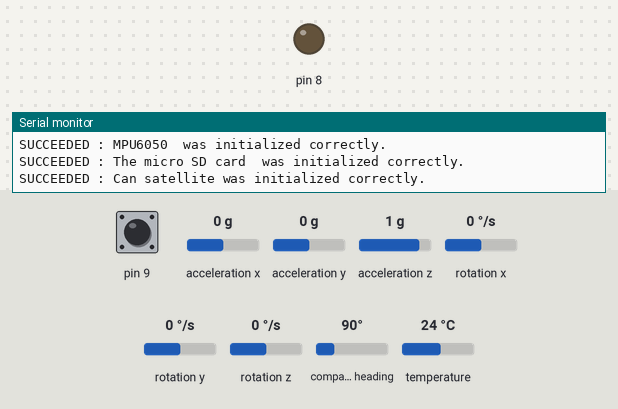
This sketch was run on a simulated Arduino Uno, built with avr-gcc and run on an emulated ATmega328P. On the bench: output pins drawn as LEDs (lit = HIGH), the last lines printed to the serial monitor. Wiring (inferred from the names in the program): QMC5883L compass at I2C address 0x0D; MPU-6050 motion sensor at I2C address 0x68. Dashed ring = blinking. The test bench sets the inputs (shaded band); at power-on: pin 9 HIGH, acceleration x 0 g, acceleration y 0 g, acceleration z 1 g, rotation x 0 °/s, rotation y 0 °/s, rotation z 0 °/s, compass heading 90°, temperature 24 °C. Storage starts empty.

Above: at 1.8 s.
1.9 s: pin 9 pulled LOW for 3.2 s
At 2.7 s:
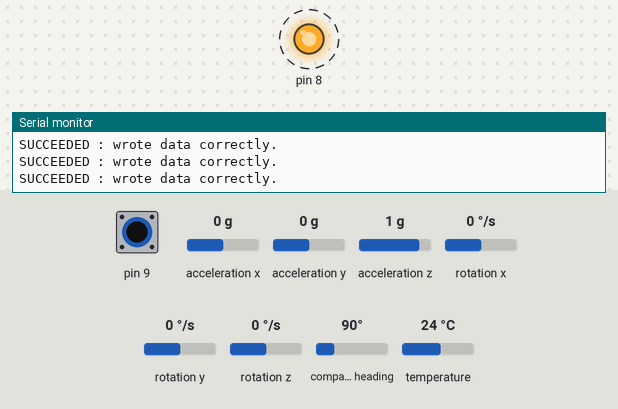
6.6 s: pin 9 pulled LOW for 0.15 s
At 7.7 s:
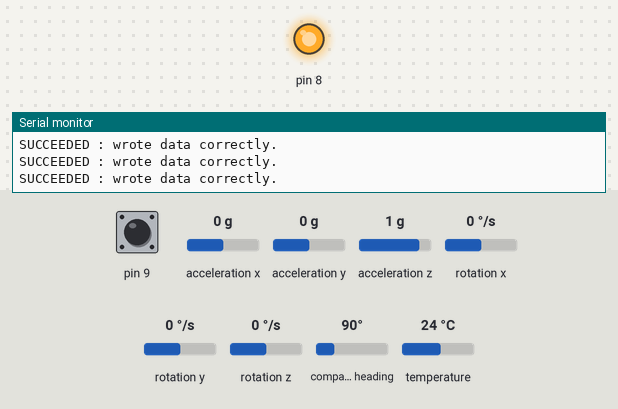
9.7 s: pin 9 pulled LOW for 1 s
At 10.3 s:
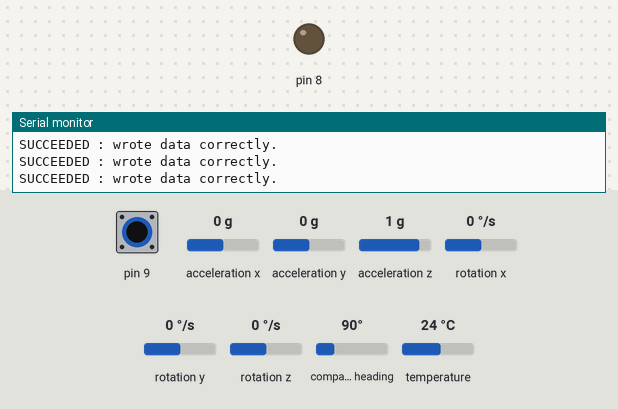
12.2 s: pin 9 driven LOW
At 13.0 s:
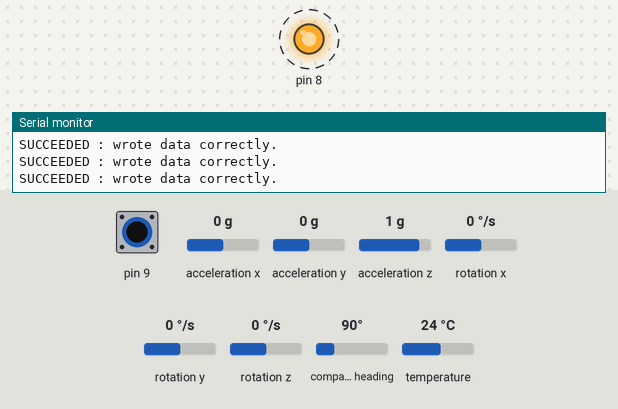
Timing chart, 0 to 16.2 s (numbered marks = the images above; inputs shaded):
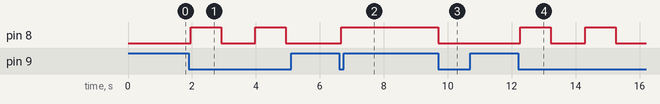

The sketch:

Motion_Logger.ino
```cpp
// (licence header left out)
// Debug symbol
#define DEBUG

#include "ToolBox.h"
#include "MagneticSensor.h"
#include "MotionSensor.h"

#define LICENSE F(" DO WHAT THE FUCK YOU WANT TO PUBLIC LICENSE \n                     Version 2, December 2004 \n Copyright (C) 2020 Kawakami Shuta <rivertop.osamuta@gmail.com> \n Everyone is permitted to copy and distribute verbatim or modified \n copies of this license document, and changing it is allowed as long \n as the name is changed. \n            DO WHAT THE FUCK YOU WANT TO PUBLIC LICENSE \n TERMS AND CONDITIONS FOR COPYING, DISTRIBUTION AND MODIFICATION \n 0. You just DO WHAT THE FUCK YOU WANT TO.\n\n")
#define DATA_FORMAT F("Time[milliSec],Temperature sensored by magnetic sensor[C],True azimuth XY[°],True azimuth XZ[°],True azimuth YZ[°],Temperature sensored by motion sensor[C],Gyro sensor X[°],Gyro sensor Y[°],Gyro sensor Z[°],Acceleration X[Meter Per Second Sqaure],Acceleration Y[Meter Per Second Sqaure],Acceleration Z[Meter Per Second Sqaure],\n")


class Interface
{
  private:
    Stopwatch _stopwatch;
    DigitalPin _button;
    DigitalPin _led;
    boolean _ledState;

  public:
    Interface() {
      _ledState = false;
    }

    void initialize()
    {
      _button.initialize(9, INPUT_PULLUP);
      _led.initialize(8, OUTPUT);
      _stopwatch.startMillis();
    }

    boolean isButtonPressed()
    {
      if (!_button.read())
      {
        if (_stopwatch.lapMillis() > 1000)
        {
          _stopwatch.stopMillis();
          _stopwatch.startMillis();
          return true;
        } else
          return false;
      } else
        return false;
    }

    void LED(boolean ledState) {
      _ledState = ledState;
      _led.write(ledState);
    }

    void blinkLED()
    {
      if (_stopwatch.lapMillis() > 583)
      {
        _ledState = !_ledState;
        _led.write(_ledState);
        _stopwatch.stopMillis();
        _stopwatch.startMillis();
      }
    }
};

class CanSatellite
{
  private:
    Stopwatch _timStamp;
    I2C _i2c;
    Storage _storage;
    MagneticSensor _magneticSensor;
    MotionSensor _motionSensor;
    String _fileName;
    const String TOKEN;

  public:
    CanSatellite() : TOKEN(",") {}
    Error initialize()
    {
      _i2c.initialize(400000);

      if (!_magneticSensor.initialize(&_i2c, DATARATE_200HZ, SAMPLES_512, RANGE_2GA).isSucceeded())
        return Error(FATAL_ERROR, F("FATAL_ERROR : Error occured in initializing magnetic sensor!\n"));

      if (!_motionSensor.initialize(&_i2c, GYRO_FULL_SCALE_RANGE_2000_DEGEREE_PER_SEC, ACCEL_FULL_SCALE_RANGE_16G).isSucceeded())
        return Error(FATAL_ERROR, F("FATAL_ERROR : Error occured in initializing motion sensor!\n"));

      if (!_storage.initialize(&SD, 10).isSucceeded())
        return Error(FATAL_ERROR, F("FATAL_ERROR : Error occured in initializing micro SD card!\n"));

      return Error(SUCCEEDED, F("SUCCEEDED : Can satellite was initialized correctly.\n"));
    }

    Error prepare()
    {
      size_t size = String(DATA_FORMAT).length();
      for (int i = 0; SD.exists(_fileName = String(F("DATA_")) + i + String(F(".CSV"))); i++) {}

      if (_storage.writeBOM(_fileName) != 3)
        return Error(FATAL_ERROR, F("FATAL_ERROR : Error occured in writing Byte Order Mark!\n"));
      if (_storage.printString(_fileName, DATA_FORMAT) != size)
        return Error(FATAL_ERROR, F("FATAL_ERROR : Error occured in writing Data format!\n"));

      _timStamp.startMillis();
      return Error(SUCCEEDED, F("SUCCEEDED : Preparing for recording was finished correctly.\n"));
    }

    Error record()
    {
      String data;
      unsigned long timestamp;
      float temperature1, temperature2;
      Angle xy, xz, yz;
      XYZ gyro, accel;

      timestamp = _timStamp.lapMillis();
      temperature1 = _magneticSensor.getTemperature();
      _magneticSensor.getTrueAzimuth(&xy, &xz, &yz);
      temperature2 = _motionSensor.getTemperature();
      gyro = _motionSensor.getGyroXYZDegreePerSec();
      accel = _motionSensor.getAccelerationXYZMeterPerSecSquared();

      data.reserve(240);

      data += timestamp; data += TOKEN;
      data += temperature1; data += TOKEN;
      data += xy.getAngleDegree(); data += TOKEN;
      data += xz.getAngleDegree(); data += TOKEN;
      data += yz.getAngleDegree(); data +=  TOKEN;
      data += temperature2; data += TOKEN;
      data += gyro.x; data +=  TOKEN;
      data += gyro.y; data +=  TOKEN;
      data += gyro.z; data +=  TOKEN;
      data += accel.x; data +=  TOKEN;
      data += accel.y; data +=  TOKEN;
      data += accel.z; data +=  "\n";

      if (_storage.printString(_fileName, data) == data.length())
        return Error(SUCCEEDED, F("SUCCEEDED : wrote data correctly.\n"));
      else
        return Error(FATAL_ERROR, F("FATAL_ERROR : Error occured in writing data!\n"));
    }
};

Interface interface;
CanSatellite canSat;
boolean errored = false;
boolean logging = false;

void setup()
{
#ifdef DEBUG
  Serial.begin(9600);
  Serial.print(LICENSE);
#endif
  interface.initialize();
  if (!canSat.initialize().isSucceeded())
    errored = true;
}

void loop()
{
  if (!errored)
  {
    if (interface.isButtonPressed())
    {
      if (!logging)
      {
        if (!canSat.prepare().isSucceeded())
          errored = true;
      }

      logging = !logging;
    }
    if (logging)
    {
      if (!canSat.record().isSucceeded())
        errored = true;
    }
    interface.LED(logging);
  }
  else
  {
    interface.blinkLED();
  }
}
```

I2C.cpp
```cpp
// (licence header left out)
#include "I2C.h"

I2C::I2C()
{
  _clock = 0;
  _initialized = false;
}

I2C::I2C(uint32_t clockHz)
{
  initialize(clockHz);
}

void I2C::initialize(uint32_t clockHz)
{
  _clock = clockHz;
  Wire.begin();
  Wire.setClock(_clock); _initialized = true;
}

size_t I2C::writeArray(uint8_t slaveAdress,  uint8_t registerAdress, uint8_t *data, size_t size)
{
  size_t result = 0;
  Wire.beginTransmission(slaveAdress);
  Wire.write(registerAdress);
  result = Wire.write(data, size);
  Wire.endTransmission();
  return result;
}

void I2C::readArray(uint8_t slaveAdress,  uint8_t registerAdress, size_t size, uint8_t *output)
{
  Wire.beginTransmission(slaveAdress);
  Wire.write(registerAdress);
  Wire.endTransmission(false);
  Wire.requestFrom(slaveAdress, size);
  while ((size_t)Wire.available() < size) ;
  for (size_t i = 0; i < size; i++)
  {
    output[i] = Wire.read();
  }
  Wire.endTransmission(true);
}

void I2C::registerDump(uint8_t slaveAdress, size_t size)
{
  uint8_t *data;
  data = new uint8_t[size];
  readArray(slaveAdress, 0, size, data);
  Serial.print("register dump\n");
  for (size_t i = 0; i < size; i++)
  {
    Serial.print(i, HEX);
    Serial.print(" ");
    Serial.print(data[i], HEX);
    Serial.print("\n");
  }
  delete data;
}
```

I2C.h
```cpp
// (licence header left out)
#ifndef _I2C_H
#define _I2C_H

#include <Arduino.h>
#include <Wire.h>

class I2C
{
  private:
    uint32_t _clock;
    boolean _initialized;

  public:
    I2C();
    // it calls initialized() inside
    I2C(uint32_t clockHz);

    //
    // must call it first
    void initialize(uint32_t clockHz);

    uint32_t getClockHz() { return _clock; }
    boolean isInitialized() { return _initialized; }
    boolean isSlaveConnected(uint8_t slaveAdress)
    {
      Wire.beginTransmission(slaveAdress);
      return !Wire.endTransmission();
    }

    //
    // writer
    size_t writeArray(uint8_t slaveAdress,  uint8_t registerAdress, uint8_t *data, size_t size);
    size_t write1Byte(uint8_t slaveAdress, uint8_t registerAdress, uint8_t data)
    {
      return writeArray(slaveAdress, registerAdress, &data, 1);
    }

    //
    // reader
    void readArray(uint8_t slaveAdress,  uint8_t registerAdress, size_t size, uint8_t *output);
    uint8_t read1Byte(uint8_t slaveAdress,  uint8_t registerAdress)
    {
      uint8_t result;
      readArray(slaveAdress, registerAdress, 1, &result);
      return result;
    }

    //
    // for debugging
    void registerDump(uint8_t slaveAdress, size_t size);
};

#endif
```

MagneticSensor.cpp
```cpp
// (licence header left out)
#include "MagneticSensor.h"

Error MagneticSensor::initialize(I2C *i2c,
                                   MagneticSensorDataRate rate,
                                   MagneticSensorSample sample,
                                   MagneticSensorRange range)
{
  if (!i2c)
  {
    return Error(FATAL_ERROR, F("FATAL_ERROR : I2C pointer is NULL!\n"));
  }
  if (!i2c->isInitialized())
  {
    return Error(FATAL_ERROR, F("FATAL_ERROR : I2C was not initialized!\n"));
  }
  _i2c = i2c;

  // begin wiring to magnetic sensor
  if (!_i2c->isSlaveConnected(QMC5883_ADDRESS))
  {
    return Error(FATAL_ERROR, F("FATAL_ERROR : QMC5883 is not available!\n"));;
  }
  if (_i2c->read1Byte(QMC5883_ADDRESS, QMC5883_ADDRESS) != 0b11111111)
  {
    return Error(FATAL_ERROR, F("FATAL_ERROR : QMC58837's register is not available!\n "));
  }
  _i2c->write1Byte(QMC5883_ADDRESS, REG_SETRESET, 1);

  // configure sensor
  configure(rate, sample, range);

  return Error(SUCCEEDED, F("SUCCEEDED : QMC5883 was initialized correctly.\n"));;
}

void MagneticSensor::configure(MagneticSensorDataRate rate,
                    MagneticSensorSample sample,
                    MagneticSensorRange range)
{
  _i2c->write1Byte(QMC5883_ADDRESS, REG_CONFIG_1, sample << 6 | range << 4 | rate << 2 | 0b01);
  if (range == RANGE_2GA)
    _sensitivity = SENSITIVITY_2G_LSB_PER_GAUSE;
   else
    _sensitivity = SENSITIVITY_8G_LSB_PER_GAUSE;
}

bool MagneticSensor::isReadyToRead()
{
  uint8_t status = _i2c->read1Byte(QMC5883_ADDRESS, REG_STATUS);
  return status & 1;
}

void MagneticSensor::getXYZRaw(int *x, int *y, int *z)
{
  uint8_t data[6];
  _i2c->readArray(QMC5883_ADDRESS, REG_OUT_X_L, 6, data);
  *x = (data[0] | data[1] << 8) + _offset_x;
  *y = (data[2] | data[3] << 8) + _offset_y;
  *z = (data[4] | data[5] << 8) + _offset_z;
}

XYZ MagneticSensor::getXYZnT()
{
  XYZ xyz;
  int x, y, z;
  getXYZRaw(&x, &y, &z);
  xyz.x = x;
  xyz.y = y;
  xyz.z = z;
  xyz.x = xyz.x / _sensitivity;
  xyz.y = xyz.y / _sensitivity;
  xyz.z = xyz.z / _sensitivity;
  return  xyz;
}

Angle MagneticSensor::getMagneticAzimuthXY()
{
  int x, y, z;
  getXYZRaw(&x, &y, &z);
  float angle = atan2(y, x);
  if (angle < 0)
    angle = angle + 2* PI;
  return Angle(angle);
}

Angle MagneticSensor::getMagneticAzimuthXZ()
{
  int x, y, z;
  getXYZRaw(&x, &y, &z);
  float angle = atan2(z, x);
  if (angle < 0)
    angle = angle + 2* PI;
  return Angle(angle);
}

Angle MagneticSensor::getMagneticAzimuthYZ()
{
  int x, y, z;
  getXYZRaw(&x, &y, &z);
  float angle = atan2(z, y);
  if (angle < 0)
    angle = angle + 2* PI;
  return Angle(angle);
}

Angle MagneticSensor::getTrueAzimuthXY()
{
  int x, y, z;
  getXYZRaw(&x, &y, &z);
  float angle = atan2(y, x) + MAGNETIC_DECLINATION;
  if (angle < 0)
    angle = angle + 2* PI;
  if (angle > 2 * PI)
    angle = angle - 2* PI;
  return Angle(angle);
}

Angle MagneticSensor::getTrueAzimuthXZ()
{
  int x, y, z;
  getXYZRaw(&x, &y, &z);
  float angle = atan2(z, x) + MAGNETIC_DECLINATION;
  if (angle < 0)
    angle = angle + 2* PI;
  if (angle > 2 * PI)
    angle = angle - 2* PI;
  return Angle(angle);
}

Angle MagneticSensor::getTrueAzimuthYZ()
{
  int x, y, z;
  getXYZRaw(&x, &y, &z);
  float angle = atan2(z, y) + MAGNETIC_DECLINATION;
  if (angle < 0)
    angle = angle + 2* PI;
  if (angle > 2 * PI)
    angle = angle - 2* PI;
  return Angle(angle);
}

void MagneticSensor::getTrueAzimuth(Angle *xy, Angle *xz, Angle *yz)
{
  int x, y, z;
  float angle;
  getXYZRaw(&x, &y, &z);
  angle = atan2(y, x) + MAGNETIC_DECLINATION;
  if (angle < 0)
    angle = angle + 2* PI;
  if (angle > 2 * PI)
    angle = angle - 2* PI;
  xy->setAngleRadian(angle);
  angle = atan2(z, x) + MAGNETIC_DECLINATION;
  if (angle < 0)
    angle = angle + 2* PI;
  if (angle > 2 * PI)
    angle = angle - 2* PI;
  xz->setAngleRadian(angle);
  angle = atan2(z, y) + MAGNETIC_DECLINATION;
  if (angle < 0)
    angle = angle + 2* PI;
  if (angle > 2 * PI)
    angle = angle - 2* PI;
  yz->setAngleRadian(angle);
}

int MagneticSensor::getTemperatureRaw()
{
  uint8_t data[2];
  _i2c->readArray(QMC5883_ADDRESS, REG_TEMPERATURE_L, 2, data);
  return data[0] | data[1] << 8;
}

float MagneticSensor::getTemperature()
{
  return getTemperatureRaw();
}
```

MagneticSensor.h
```cpp
// (licence header left out)
// The MagneticSensor class was developed for QMC5883

#ifndef MAGNETIC_SENSOR_H
#define MAGNETIC_SENSOR_H

#include "ToolBox.h"
#include "I2C.h"

typedef enum
{
  DATARATE_10HZ        = 0b00,
  DATARATE_50HZ        = 0b01,
  DATARATE_100HZ       = 0b10,
  DATARATE_200HZ       = 0b11 //best
} MagneticSensorDataRate;

typedef enum
{
  SAMPLES_64     = 0b11,
  SAMPLES_128    = 0b10,
  SAMPLES_256    = 0b01,
  SAMPLES_512    = 0b00 // best
} MagneticSensorSample;

typedef enum
{
  RANGE_2GA     = 0b00,
  RANGE_8GA     = 0b01 // best
} MagneticSensorRange;

typedef enum
{
  STANDBY        = 0b00,
  CONTINOUS     = 0b01 //best
} MagneticSensorMode;

class MagneticSensor
{
  private:
    // constants
    static const uint8_t QMC5883_ADDRESS      = 0x0D;
    static const uint8_t REG_OUT_X_H          = 0x01;
    static const uint8_t REG_OUT_X_L          = 0x00;
    static const uint8_t REG_OUT_Z_H          = 0x05;
    static const uint8_t REG_OUT_Z_L          = 0x04;
    static const uint8_t REG_OUT_Y_H          = 0x03;
    static const uint8_t REG_OUT_Y_L          = 0x02;
    static const uint8_t REG_STATUS           = 0x06;
    static const uint8_t REG_TEMPERATURE_H    = 0x08;
    static const uint8_t REG_TEMPERATURE_L    = 0x07;
    static const uint8_t REG_CONFIG_1         = 0x09;
    static const uint8_t REG_CONFIG_2         = 0x0A;
    static const uint8_t REG_SETRESET         = 0x0B;
    static const uint8_t REG_IDENT_C          = 0x20;
    static const uint8_t REG_IDENT_D          = 0x21;

    static const float SENSITIVITY_2G_LSB_PER_GAUSE = 12;
    static const float SENSITIVITY_8G_LSB_PER_GAUSE = 3;

    static const float MAGNETIC_DECLINATION = 0.013587116;
    static const float GEOMAGNETISM_nT = 46511;


    // value
    I2C *_i2c;
    unsigned int _sensitivity;
    int _offset_x; // +-120 +-30
    int _offset_y;
    int _offset_z;

  public:
    MagneticSensor() { _i2c = NULL; _sensitivity = 0; _offset_x = 0; _offset_y = 0; _offset_z = 0; }
    // it call initialize() inside
    MagneticSensor(I2C *i2c,
                    MagneticSensorDataRate rate,
                    MagneticSensorSample sample,
                    MagneticSensorRange range) { initialize(i2c, rate, sample, range); }
    //
    // must call it first
    Error initialize(I2C *i2c,
                    MagneticSensorDataRate rate,
                    MagneticSensorSample sample,
                    MagneticSensorRange range);

    //
    // configure magnetic sensor
    void configure(MagneticSensorDataRate rate,
                    MagneticSensorSample sample,
                    MagneticSensorRange range);

    // check status
    bool isReadyToRead();

    //
    // data getter
    void getXYZRaw(int *x, int *y, int *z);
    XYZ getXYZnT();

    Angle getMagneticAzimuthXY();
    Angle getMagneticAzimuthXZ();
    Angle getMagneticAzimuthYZ();
    Angle getTrueAzimuthXY();
    Angle getTrueAzimuthXZ();
    Angle getTrueAzimuthYZ();
    void getTrueAzimuth(Angle *xy, Angle *xz, Angle *yz);
    int getTemperatureRaw();
    float getTemperature(); // unperfact
};

#endif
```

MotionSensor.h
```cpp
// (licence header left out)
// The MotionSensor class was developed for MPU6050

#ifndef _MOTION_SENSOR_H
#define _MOTION_SENSOR_H

#include "ToolBox.h"
#include "I2C.h"

enum GyroFullScaleRange
{
  GYRO_FULL_SCALE_RANGE_250_DEGEREE_PER_SEC = 0,
  GYRO_FULL_SCALE_RANGE_500_DEGEREE_PER_SEC = 1,
  GYRO_FULL_SCALE_RANGE_1000_DEGEREE_PER_SEC = 2,
  GYRO_FULL_SCALE_RANGE_2000_DEGEREE_PER_SEC = 3,
};

enum AccelFullScaleRange
{
  ACCEL_FULL_SCALE_RANGE_2G = 0,
  ACCEL_FULL_SCALE_RANGE_4G = 1,
  ACCEL_FULL_SCALE_RANGE_8G = 2,
  ACCEL_FULL_SCALE_RANGE_16G = 3,
};

class MotionSensor
{
  private:
    static const uint8_t MPU6050_ADRESS                   = 0x68;
    static const uint8_t REG_EXT_SYNC_SET_DLPF_CFG        = 0x1A;
    static const uint8_t REG_XYZG_ST_GFS_SEL              = 0x1B;
    static const uint8_t REG_XYZA_ST_AFS_SEL              = 0x1C;
    static const uint8_t REG_TEMP_XYZG_ACCEL_FIFO_ENABLE  = 0x23;
    static const uint8_t REG_I2C_MASTER_CLOCK_SPEED       = 0x24;
    static const uint8_t REG_ACCEL_XOUT_H                 = 0x3B;
    static const uint8_t REG_TEMPERATURE_H                = 0x41;
    static const uint8_t REG_GYRO_XOUT_H                  = 0x43;
    static const uint8_t REG_PWR_MGMT_1                   = 0x6B;
    static const uint8_t REG_WHO_AM_I                     = 0x75;

    static const float GYRO_SENSITIVITY_250_DEGEREE_PER_SEC = 131;
    static const float GYRO_SENSITIVITY_500_DEGEREE_PER_SEC = 65.5;
    static const float GYRO_SENSITIVITY_1000_DEGEREE_PER_SEC = 32.8;
    static const float GYRO_SENSITIVITY_2000_DEGEREE_PER_SEC = 16.4;

    static const float ACCEL_SENSITIVITY_2G = 16384;
    static const float ACCEL_SENSITIVITY_4G = 8192;
    static const float ACCEL_SENSITIVITY_8G = 4096;
    static const float ACCEL_SENSITIVITY_16G = 2048;

    static const float GRAVITATIONAL_ACCELERATION = 9.80665;

    I2C *_i2c;
    float _gyroSensitivity;
    float _accelSensitivity;

  public:
    MotionSensor() { _i2c = NULL; _gyroSensitivity = 0; _accelSensitivity = 0; }
    // it call initialize() inside
    MotionSensor(I2C *i2c, GyroFullScaleRange gyroFullScaleRange, AccelFullScaleRange accelFullScaleRange) { initialize(i2c, gyroFullScaleRange, accelFullScaleRange); }

    //
    // must call it first
    Error initialize(I2C *i2c, GyroFullScaleRange gyroFullScaleRange, AccelFullScaleRange accelFullScaleRange);

    //
    // configure sensor
    void configure(GyroFullScaleRange gyroFullScaleRange, AccelFullScaleRange accelFullScaleRange);


    //
    // date getter
    void getGyroXYZRaw(int *x, int *y, int *z);
    void getAccelerationXYZRaw(int *x, int *y, int *z);
    XYZ getGyroXYZDegreePerSec();
    XYZ getAccelerationXYZMeterPerSecSquared();
    int getTemperature(); // unperfect
};

#endif
```

Source omitted: MotionSensor.cpp (4383 bytes), ToolBox.h (5602 bytes)

Measured:
- after the input at 1.9 s, pin 8: alternates HIGH for 0.95 s and LOW for 1.1 s, starting after 0.06 s
- after the input at 6.6 s, pin 8: LOW → HIGH after 0.07 s
- after the input at 9.7 s, pin 8: HIGH → LOW at once
- after the input at 12.2 s, pin 8: alternates HIGH for 0.95 s and LOW for 1.1 s, starting after 0.07 s
